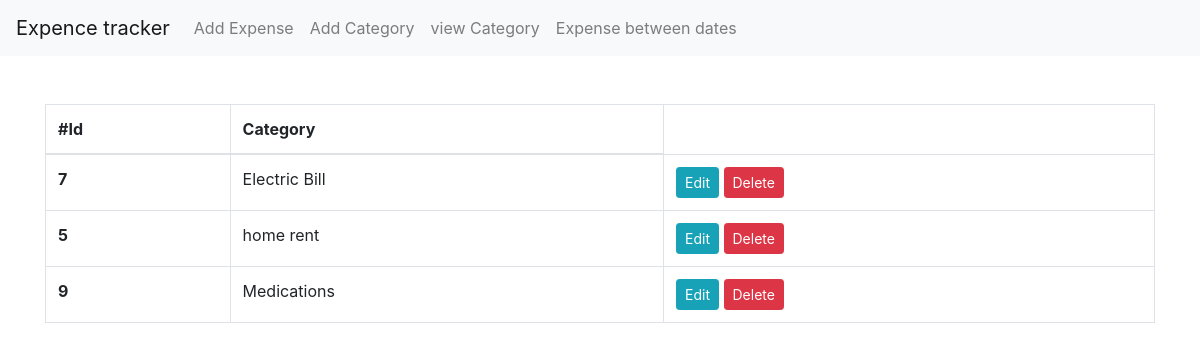
Page /view_cat.php on the committed database.
### tables this page shows
CREATE TABLE `categories` (
  `id` int(11) NOT NULL,
  `category` varchar(255) NOT NULL
);

### view_cat.php (the view, shortened to what this page needs)
<?php
    $conn= connect();
?>
<!DOCTYPE html>
<html lang="en">
<head>
    <link rel="stylesheet" href="https://cdn.jsdelivr.net/npm/bootstrap@4.4.1/dist/css/bootstrap.min.css"
>
</head>
<body>
    <?php
        include_once("nav.php")
    ?>
    <div class="container mt-5">
        <table class="table table-bordered">
            <thead>
                <tr>
                    <th scope="col">#Id</th>
                    <th scope="col">Category</th>
                </tr>
            </thead>
            <tbody>
            <?php
              $query = "SELECT * FROM categories ";
              $result = mysqli_query($conn, $query);
              while($data= mysqli_fetch_array($result))
              {
            ?>
                <tr>
                    <th scope="row"><?php echo $data['id']; ?></th>
                    <td><?php echo $data['category']; ?></td>
                    <td>
                        <a href="update_cat.php?id=<?php echo $data["id"]; ?>" class="btn btn-info btn-sm">Edit</a>
                        <a href="delete_cat.php?id=<?php echo $data["id"]; ?>" class="btn btn-danger btn-sm">Delete</a>
                    </td>
                </tr>
                <?php
              }
            ?>
            </tbody>
        </table>
    </div>
</body>
</html>

### rows in the picture
categories: id "7", category "Electric Bill"
categories: id "5", category "home rent"
categories: id "9", category "Medications"
